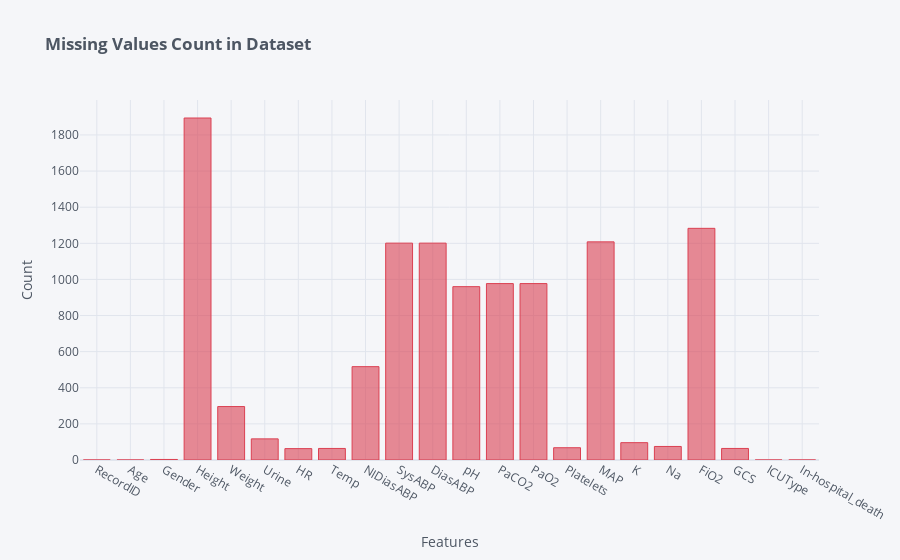

Notebook code cell kept with this figure:
### Markdown cell above
# Missing Values Plot

### Code cell
from plotly.offline import download_plotlyjs, init_notebook_mode, plot, iplot

import cufflinks as cf
cf.go_offline()
cf.set_config_file(offline=False, world_readable=True)

missing=train.isna().sum().reset_index()
missing.columns=['features','total_missing']
missing['percent']=(missing['total_missing']/len(train))*100
missing.index=missing.features
del missing['features']

missing['total_missing'].iplot(kind='bar',title=f'<b>Missing Values Count in Dataset</b>',
                              xTitle='Features',colors='red',yTitle='Count')

### Figure 1 — Plotly figure (JSON) as saved in the notebook; plotly's stock layout.template omitted (floating-point values rounded to 4 significant figures)
{"data": [{"marker": {"color": "rgba(219, 64, 82, 0.6)", "line": {"color": "rgba(219, 64, 82, 1.0)", "width": 1}}, "name": "total_missing", "orientation": "v", "text": "", "type": "bar", "x": ["RecordID", "Age", "Gender", "Height", "Weight", "Urine", "HR", "Temp", "NIDiasABP", "SysABP", "DiasABP", "pH", "PaCO2", "PaO2", "Platelets", "MAP", "K", "Na", "FiO2", "GCS", "ICUType", "In-hospital_death"], "y": [0, 0, 3, 1894, 296, 117, 63, 64, 517, 1201, 1201, 960, 977, 977, 68, 1208, 96, 75, 1283, 64, 0, 0]}], "layout": {"legend": {"bgcolor": "#F5F6F9", "font": {"color": "#4D5663"}}, "paper_bgcolor": "#F5F6F9", "plot_bgcolor": "#F5F6F9", "title": {"font": {"color": "#4D5663"}, "text": "<b>Missing Values Count in Dataset</b>"}, "xaxis": {"gridcolor": "#E1E5ED", "showgrid": true, "tickfont": {"color": "#4D5663"}, "title": {"font": {"color": "#4D5663"}, "text": "Features"}, "zerolinecolor": "#E1E5ED"}, "yaxis": {"gridcolor": "#E1E5ED", "showgrid": true, "tickfont": {"color": "#4D5663"}, "title": {"font": {"color": "#4D5663"}, "text": "Count"}, "zerolinecolor": "#E1E5ED"}}}
